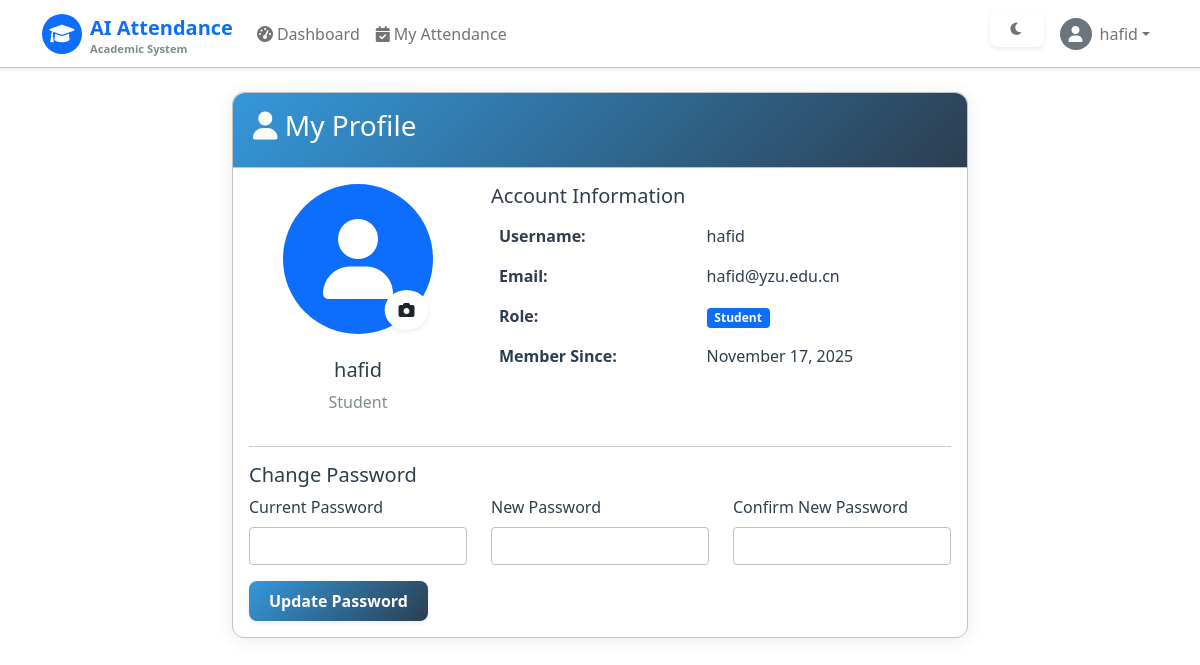
The page /profile (signed in) on the database as committed earlier.
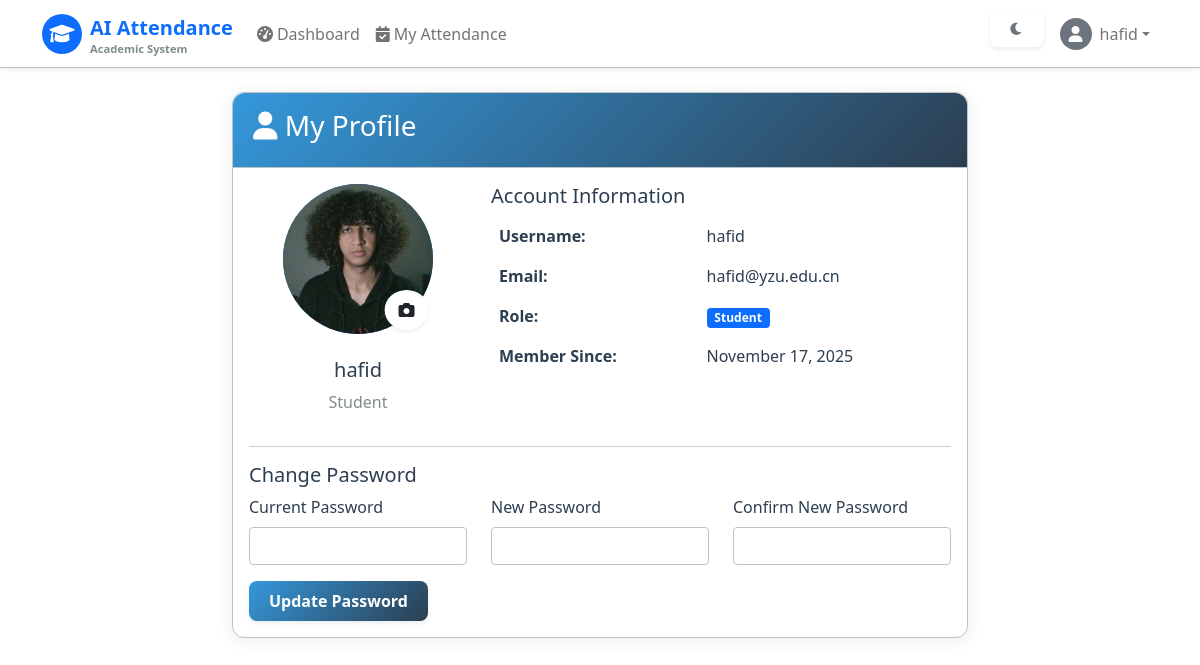
The same page on the database as committed later.
### src/models.py (models this page shows, shortened)
class User(db.Model):
    __tablename__ = 'users'
    id = Column(Integer, primary_key=True)
    username = Column(String(50), unique=True, nullable=True)
    email = Column(String(100), unique=True, nullable=False)
    password_hash = Column(String(255), nullable=False)
    role = Column(Enum(UserRole), nullable=False)
    full_name = Column(String(100))
    nationality = Column(String(50))
    gender = Column(String(1))  # 'M' or 'F'
    birthday = Column(Date)
    major = Column(String(100))  # For students
    degree_level = Column(String(20))  # Bachelor's, Master's, PhD
    start_year = Column(String(4))   # Year student started (e.g., '2023')
    courses = Column(JSON)       # For teachers, list of course names
    created_at = Column(DateTime, default=func.now())
    enrollments = relationship('Enrollment', back_populates='student')
    attendance_records = relationship('AttendanceRecord', foreign_keys='AttendanceRecord.student_id', back_populates='student')
    logs = relationship('SystemLog', back_populates='user')
    __table_args__ = (
        db.Index('idx_user_email', 'email'),
        db.Index('idx_user_role', 'role'),
        db.Index('idx_user_username', 'username'),
    )

class FaceEncoding(db.Model):
    __tablename__ = 'face_encodings'
    id = Column(Integer, primary_key=True)
    student_id = Column(Integer, ForeignKey('users.id'), nullable=False)
    encoding = Column(LargeBinary, nullable=False)  # Store face encoding blob
    image_path = Column(String(255))
    created_at = Column(DateTime, default=func.now())
    student = relationship('User')
    __table_args__ = (
        db.UniqueConstraint('student_id', name='unique_student_encoding'),
        db.Index('idx_encoding_student', 'student_id'),
    )

### src/web/auth.py (the view, shortened to what this page needs)
@web_auth_bp.route('/profile', methods=['GET', 'POST'])
def profile():
    if 'user_id' not in session:
        return redirect(url_for('web_auth.login'))
    user = User.query.get(session['user_id'])
    if not user:
        session.clear()
        return redirect(url_for('web_auth.login'))
    face_encoding = FaceEncoding.query.filter_by(student_id=user.id).first()
    return render_template('profile.html',
                         user=user,
                         face_encoding=face_encoding,
                         user_role=session.get('role'),
                         username=session.get('username'))

### templates/profile.html (shortened to what this page needs)
{% extends "base.html" %}
{% block content %}
<div class="row justify-content-center">
    <div class="col-md-8">
        <div class="card">
            <div class="card-header">
                <h3 class="card-title"><i class="fas fa-user"></i> My Profile</h3>
            </div>
            <div class="card-body">
                <div class="row">
                    <div class="col-md-4 text-center">
                        <div class="mb-3 position-relative d-inline-block">
                            <div class="rounded-circle overflow-hidden d-flex align-items-center justify-content-center bg-primary text-white"
                                style="width: 150px; height: 150px;">
                                {% if face_encoding and face_encoding.image_path %}
                                <img src="/uploads/{{ face_encoding.image_path }}" class="w-100 h-100"
                                    style="object-fit: cover;" alt="Profile Picture">
                                {% else %}
                                <i class="fas fa-user fa-5x"></i>
                                {% endif %}
                            </div>
                            <button
                                class="btn position-absolute bottom-0 end-0 rounded-circle shadow-sm d-flex align-items-center justify-content-center"
                                style="width: 40px; height: 40px; background-color: white !important; border: 2px solid white; transform: translate(-10%, -10%);"
                                onclick="document.getElementById('profilePhotoInput').click()" title="Upload Photo">
                                <i class="fas fa-camera text-dark"></i>
                            </button>
                        </div>
                        <h5 class="mt-2">{{ user.username }}</h5>
                        <p class="text-muted">{{ user.role.value.title() }}</p>
                    </div>
                    <div class="col-md-8">
                        <h5>Account Information</h5>
                        <table class="table table-borderless">
                            <tr>
                                <td><strong>Username:</strong></td>
                                <td>{{ user.username }}</td>
                            </tr>
                            <tr>
                                <td><strong>Email:</strong></td>
                                <td>{{ user.email }}</td>
                            </tr>
                            <tr>
                                <td><strong>Role:</strong></td>
                                <td><span class="badge bg-primary">{{ user.role.value.title() }}</span></td>
                            </tr>
                            <tr>
                                <td><strong>Member Since:</strong></td>
                                <td>{{ user.created_at.strftime('%B %d, %Y') }}</td>
                            </tr>
                        </table>
                    </div>
                </div>
                <hr>
                <h5>Change Password</h5>
                <form method="POST">
                    <div class="row">
                        <div class="col-md-4">
                            <div class="mb-3">
                                <label for="current_password" class="form-label">Current Password</label>
                                <input type="password" class="form-control" id="current_password"
                                    name="current_password" required>
                            </div>
                        </div>
                        <div class="col-md-4">
                            <div class="mb-3">
                                <label for="new_password" class="form-label">New Password</label>
                                <input type="password" class="form-control" id="new_password" name="new_password"
                                    required>
                            </div>
                        </div>
                        <div class="col-md-4">
                            <div class="mb-3">
                                <label for="confirm_password" class="form-label">Confirm New Password</label>
                                <input type="password" class="form-control" id="confirm_password"
                                    name="confirm_password" required>
                            </div>
                        </div>
                    </div>
                    <button type="submit" class="btn btn-primary">Update Password</button>
                </form>
            </div>
        </div>
    </div>
</div>
{% endblock %}

### templates/base.html (shortened to what this page needs)
<!DOCTYPE html>
<html lang="en">
<head>
    <link href="https://cdn.jsdelivr.net/npm/bootstrap@5.1.3/dist/css/bootstrap.min.css" rel="stylesheet">
    <link href="https://cdnjs.cloudflare.com/ajax/libs/font-awesome/6.0.0/css/all.min.css" rel="stylesheet">
    <link href="https://cdn.jsdelivr.net/npm/toastify-js@1.12.0/src/toastify.min.css" rel="stylesheet">
</head>
<body>
    <nav class="navbar navbar-expand-lg navbar-light shadow-sm">
        <div class="container">
            <a class="navbar-brand d-flex align-items-center" href="#">
                <div class="bg-primary text-white rounded-circle d-flex align-items-center justify-content-center me-2"
                    style="width: 40px; height: 40px;">
                    <i class="fas fa-graduation-cap"></i>
                </div>
                <div>
                    <div class="fw-bold text-primary">AI Attendance</div>
                    <small class="text-muted d-block" style="font-size: 0.7rem; line-height: 1;">Academic System</small>
                </div>
            </a>
            <div class="collapse navbar-collapse" id="navbarNav">
                <ul class="navbar-nav me-auto">
                    {% if user_role == 'student' %}
                    <li class="nav-item"><a class="nav-link fw-semibold" href="/student/dashboard"><i
                                class="fas fa-tachometer-alt me-1"></i>Dashboard</a></li>
                    <li class="nav-item"><a class="nav-link fw-semibold" href="/student/attendance"><i
                                class="fas fa-calendar-check me-1"></i>My Attendance</a></li>
                    {% endif %}
                </ul>
                <ul class="navbar-nav">
                    <li class="nav-item">
                        <button class="btn btn-outline-secondary btn-sm me-2" id="themeToggle" onclick="toggleTheme()"
                            data-bs-toggle="tooltip" data-bs-placement="bottom" title="Toggle dark/light theme">
                            <i class="fas fa-moon"></i>
                        </button>
                    </li>
                    <li class="nav-item dropdown">
                        <a class="nav-link dropdown-toggle fw-semibold d-flex align-items-center" href="#"
                            id="userDropdown" role="button" data-bs-toggle="dropdown">
                            <div class="bg-secondary text-white rounded-circle d-flex align-items-center justify-content-center me-2"
                                style="width: 32px; height: 32px;">
                                <i class="fas fa-user"></i>
                            </div>
                            {{ username }}
                        </a>
                    </li>
                </ul>
            </div>
        </div>
    </nav>
    <div class="container mt-4">
        {% block content %}{% endblock %}
    </div>
</body>
</html>

### templates/base.html (style rules this page uses)
:root { --primary-color: #2c3e50; --secondary-color: #7f8c8d; --success-color: #27ae60; --danger-color: #e74c3c; --warning-color: #f39c12; --info-color: #3498db; --light-color: #ecf0f1; --dark-color: #34495e; --bg-color: #ffffff; --text-color: #2c3e50; --card-bg: #ffffff; --border-color: #bdc3c7; --navbar-bg: #ffffff; --table-header-bg: #ecf0f1; --accent-color: #3498db; --shadow-color: rgba(44, 62, 80, 0.1); }
body { font-family: 'Segoe UI', Tahoma, Geneva, Verdana, sans-serif; background-color: var(--bg-color); color: var(--text-color); transition: background-color 0.3s, color 0.3s; }
.navbar-brand { font-weight: 600; font-size: 1.25rem; }
.navbar { background-color: var(--navbar-bg) !important; border-bottom: 1px solid var(--border-color); transition: background-color 0.3s; }
.card { border: 1px solid var(--border-color); border-radius: 12px; box-shadow: 0 2px 15px var(--shadow-color); background-color: var(--card-bg); color: var(--text-color); transition: transform 0.2s, box-shadow 0.2s, background-color 0.3s, color 0.3s; }
.card-header { background: linear-gradient(135deg, var(--accent-color), var(--primary-color)); color: white; border-bottom: 1px solid var(--border-color); border-radius: 12px 12px 0 0 !important; padding: 1rem 1.25rem; }
.btn { border-radius: 8px; font-weight: 600; padding: 0.5rem 1.25rem; transition: all 0.3s ease; border: none; box-shadow: 0 2px 4px var(--shadow-color); }
.btn-primary { background: linear-gradient(135deg, var(--accent-color), var(--primary-color)); color: white; }
.table td { border-color: var(--border-color); color: var(--text-color); }
.table { color: var(--text-color); }
.form-control, .form-select { background-color: var(--card-bg); color: var(--text-color); border-color: var(--border-color); transition: background-color 0.3s, color 0.3s, border-color 0.3s; }
.text-muted { color: var(--secondary-color) !important; }

Rows that differ between the two databases and show on the page:
added FaceEncoding: image_path (picture)
